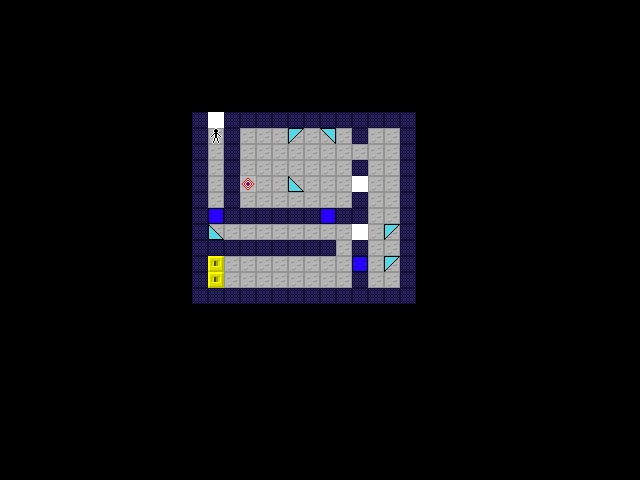

A 2D game scene composited from a Tiled map and its tileset images. What follows is a short description and the map's XML, with each tile layer's data collapsed to a summary:
An orthogonal 40x30 tile map with 16x16 px tiles, 5 tile layers (tiles, pieces, pieces2, pieces3, ...) and 2 objects.

<map version="1.10" tiledversion="1.10.2" orientation="orthogonal" renderorder="right-down" width="40" height="30" tilewidth="16" tileheight="16" infinite="0" nextlayerid="8" nextobjectid="9">
 <tileset firstgid="1" name="tiles" tilewidth="16" tileheight="16" tilecount="81" columns="9">
  <image source="tiles.png" width="144" height="144" />
 </tileset>
 <layer id="1" name="tiles" width="40" height="30">
  <data>[1200 cells, 168 non-empty, 5 distinct tile ids]</data>
 </layer>
 <layer id="2" name="pieces" width="40" height="30">
  <data>[1200 cells, 8 non-empty, 4 distinct tile ids]</data>
 </layer>
 <layer id="6" name="pieces2" width="40" height="30">
  <data>[1200 cells, 0 non-empty, 0 distinct tile ids]</data>
 </layer>
 <layer id="7" name="pieces3" width="40" height="30">
  <data>[1200 cells, 0 non-empty, 0 distinct tile ids]</data>
 </layer>
 <layer id="3" name="actors" width="40" height="30">
  <data>[1200 cells, 1 non-empty, 1 distinct tile ids]</data>
 </layer>
 <objectgroup id="5" name="connectors">
  <object id="7" x="215.156" y="264.536">
   <polyline points="0,0 179.884,-32.92" />
  </object>
  <object id="8" x="215.156" y="280.408">
   <polyline points="0,0 175.181,-17.0479" />
  </object>
 </objectgroup>
</map>
